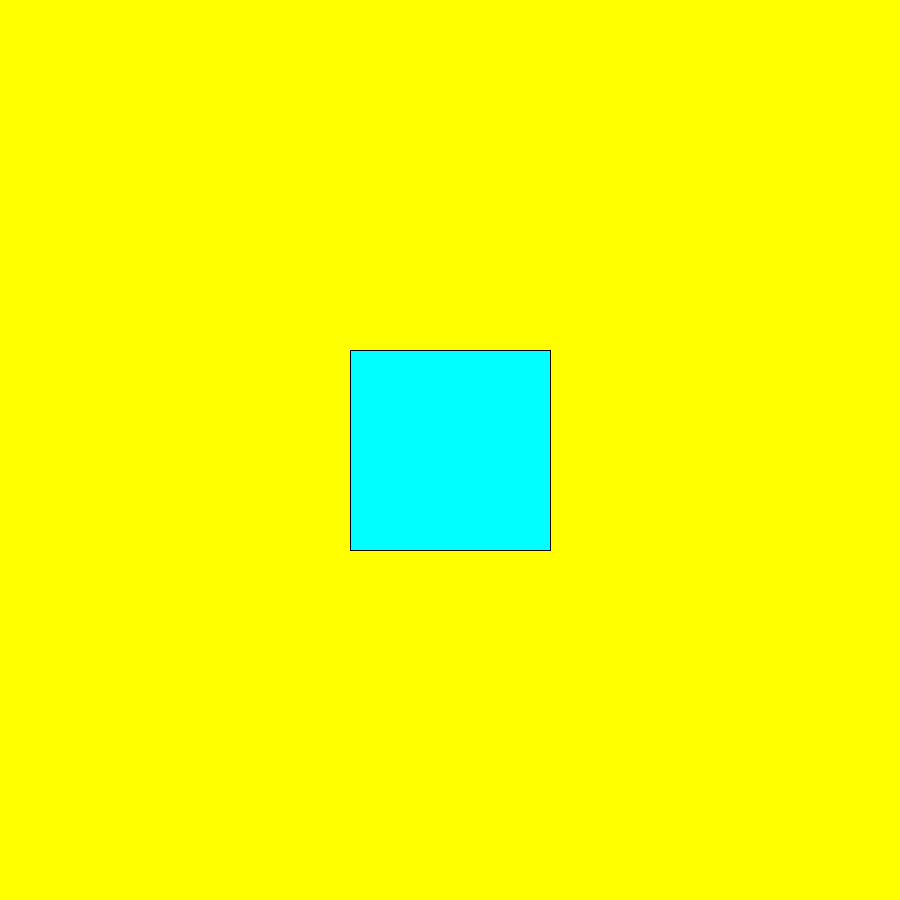
Frame 1 (no input)
Frame 60 (the mouse pressed at the canvas centre just before this capture): identical to frame 1, image omitted
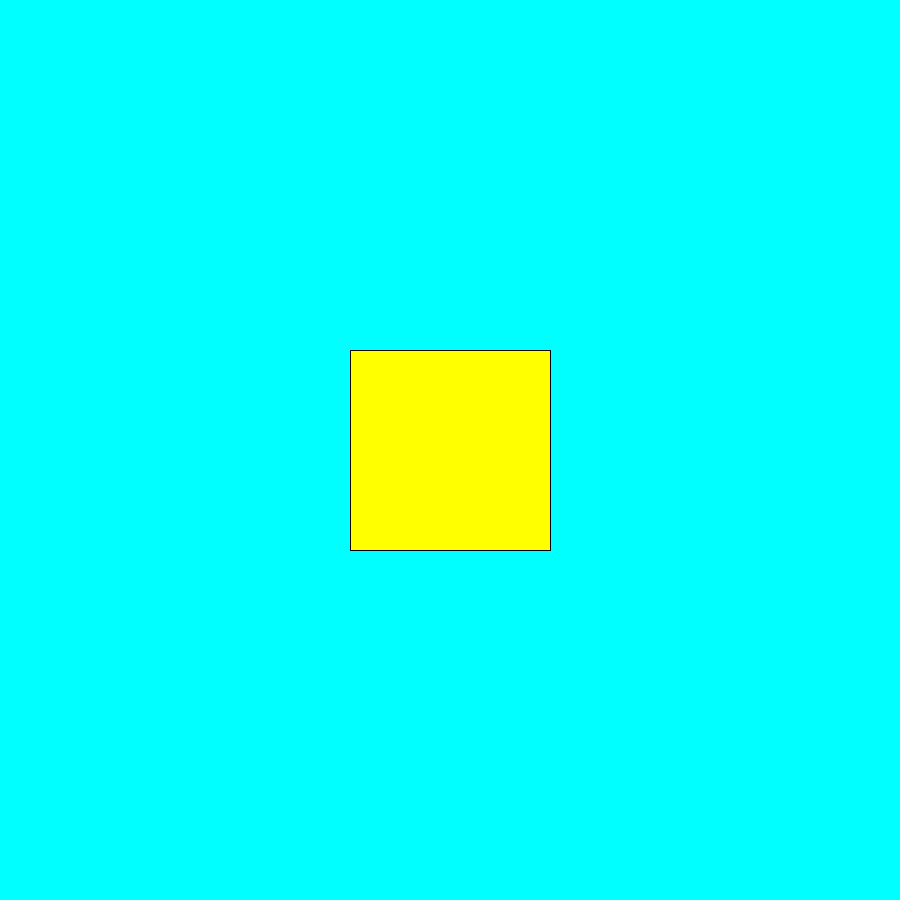
Frame 120 (the mouse held since frame 60 and released just before this capture)

The Processing sketch that drew these frames (run headless with seeded random() and noise(); from frame 60 on, the mouse is pressed at the canvas centre):

// Processing sketch: project_9
// ── project_9.pde
void setup(){
size(900,900);
}

void draw(){
if(mouseX > 350 && mouseX < 550 && mouseY > 350 && mouseY < 550){
  background(0,255,255); 
  fill(255,255,0);
} else {
  background(255,255,0); 
  fill(0,255,255);
}
 rect(width/2-100,height/2-100,200,200);
}
